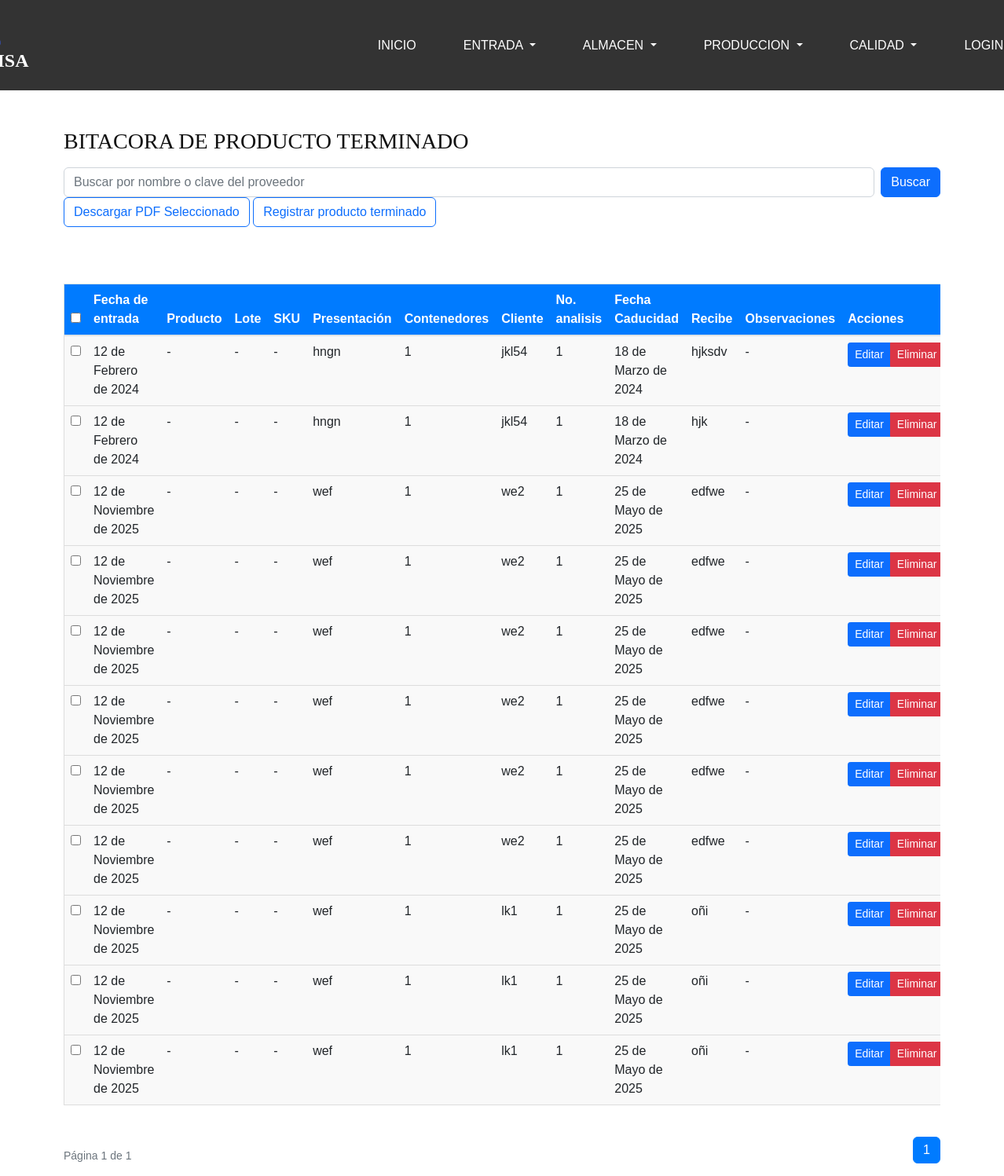
Screenshot of /bitacoraproductoterminado/ with the database file from the repository.
### contacts/models.py (models this page shows, shortened)
class FormatoBitacoraProductoTerminado(models.Model):
    fechaentrada = models.DateField(null=True, blank=True)
    producto = models.CharField(max_length=100, verbose_name='Materia Prima', null=True, blank=True)
    lote = models.CharField(max_length=100, verbose_name="Lotes Seprisa", null=True, blank=True)
    sku = models.CharField(max_length=100, verbose_name="sku", null=True, blank=True)
    presentacion = models.CharField(max_length=100, verbose_name="Presentacion", null=True, blank=True)
    contenedores = models.IntegerField(null=True, blank=True)
    cliente = models.CharField(max_length=10, null=True, blank=True)
    noanalisis = models.CharField(max_length=10, null=True, blank=True)
    fechacaducidad = models.DateField(null=True, blank=True)
    recibe = models.CharField(max_length=10, null=True, blank=True)
    observaciones = models.DateField(null=True, blank=True)

### contacts/views.py (the view)
# urls.py: path('bitacoraproductoterminado/',views.FormatoBitacoraProductoTerminadoListView.as_view(),name='formato_bitacora_producto_terminado'),
class FormatoBitacoraProductoTerminadoListView(ListView):
    model = FormatoBitacoraProductoTerminado
    template_name = 'contacts/formato_bitacora_producto_terminado.html'
    context_object_name = "object_list"
    paginate_by = 15
    def get_queryset(self):
        query = self.request.GET.get("q")
        queryset = super().get_queryset()
        if query:
            queryset = queryset.filter(
                Q(producto__icontains=query) |
                Q(lote__icontains=query) |
                Q(sku__icontains=query)
            )
        return queryset

### contacts/templates/contacts/formato_bitacora_producto_terminado.html (shortened to what this page needs)
{% extends 'contacts/menuprueba3.html' %}
{% load static %}
{% block content %}
<div class="container mt-5">
    <h3>BITACORA DE PRODUCTO TERMINADO</h3>
    <form method="get" class="mt-3 d-flex justify-content-between">
        <input type="text" name="q" class="form-control" placeholder="Buscar por nombre o clave del proveedor" value="{{ request.GET.q }}">
        <button type="submit" class="btn btn-primary ms-2">Buscar</button>
    </form>
    <button id="download-pdf" class="btn btn-outline-primary">
        Descargar PDF Seleccionado
    </button>
    <a href="{% url 'formatobitacoraproductoterminado_new' %}" class="btn btn-outline-primary">
        Registrar producto terminado
    </a>
    <div class="table-responsive mt-4">
        <table class="mt-5 table table-hover">
            <thead>
                <tr>
                    <th><input type="checkbox" id="select-all" /></th>
                    <th>Fecha de entrada</th>
                    <th>Producto</th>
                    <th>Lote</th>
                    <th>SKU</th>
                    <th>Presentación</th>
                    <th>Contenedores</th>
                    <th>Cliente</th>
                    <th>No. analisis</th>
                    <th>Fecha Caducidad</th>
                    <th>Recibe</th>
                    <th>Observaciones</th>
                    <th>Acciones</th>
                </tr>
            </thead>
            <tbody>
                {% for FormatoBitacoraProductoTerminado in object_list %}
                <tr>
                    <td>
                        <input type="checkbox" class="select-row" value="{{ FormatoBitacoraProductoTerminado.pk }}" />
                    </td>
                    <td>{{ FormatoBitacoraProductoTerminado.fechaentrada }}</td>
                    <td>{{ FormatoBitacoraProductoTerminado.producto.materiaprima|default:"-" }}</td>
                    <td>{{ FormatoBitacoraProductoTerminado.lote.loteseprisa|default:"-" }}</td>
                    <td>{{ FormatoBitacoraProductoTerminado.sku.sku|default:"-" }}</td>
                    <td>{{ FormatoBitacoraProductoTerminado.presentacion|default:'-' }}</td>
                    <td>{{ FormatoBitacoraProductoTerminado.contenedores|default:'-' }}</td>
                    <td>{{ FormatoBitacoraProductoTerminado.cliente|default:'-' }}</td>
                    <td>{{ FormatoBitacoraProductoTerminado.noanalisis|default:'-' }}</td>
                    <td>{{ FormatoBitacoraProductoTerminado.fechacaducidad|default:"-"  }}</td>
                    <td>{{ FormatoBitacoraProductoTerminado.recibe|default:'-' }}</td>
                    <td>{{ FormatoBitacoraProductoTerminado.observaciones|default:'-' }}</td>
                    <td>
                        <div class="btn-group btn-group-sm">
                            <a href="{% url 'formatobitacoraproductoterminado_edit' FormatoBitacoraProductoTerminado.pk %}" class ="btn btn-primary">Editar</a>
                            <a href="{% url 'formatobitacoraproductoterminado_delete' FormatoBitacoraProductoTerminado.pk %}" class ="btn btn-danger">Eliminar</a>
                        </div>
                    </td>
                </tr>
                {% endfor %}
            </tbody>
        </table>
    </div>
    <div class="d-flex justify-content-between align-items-center mt-4">
        <small class="text-muted">
            Página {{ page_obj.number }} de {{ page_obj.paginator.num_pages }}
        </small>
        <nav aria-label="Paginación">
            <ul class="pagination">
                {% for page in page_obj.paginator.page_range %}
                <li class="page-item {% if page == page_obj.number %}active{% endif %}">
                    <a class="page-link" href="?q={{ request.GET.q }}&page={{ page }}">{{ page }}</a>
                </li>
                {% endfor %}
            </ul>
        </nav>
    </div>
</div>
{% endblock %}

### contacts/templates/contacts/formato_bitacora_producto_terminado.html (style rules this page uses)
.table { background-color: #f9f9f9; border: 1px solid #ddd; }
.table thead { background-color: #007bff; color: white; }

### rows the page displays
FormatoBitacoraProductoTerminado: fechaentrada "12 de Febrero de 2024", producto.materiaprima "-", lote.loteseprisa "-", sku.sku "-", presentacion "hngn", contenedores "1", cliente "jkl54", noanalisis "1", fechacaducidad "18 de Marzo de 2024", recibe "hjksdv", observaciones "-"
FormatoBitacoraProductoTerminado: fechaentrada "12 de Febrero de 2024", producto.materiaprima "-", lote.loteseprisa "-", sku.sku "-", presentacion "hngn", contenedores "1", cliente "jkl54", noanalisis "1", fechacaducidad "18 de Marzo de 2024", recibe "hjk", observaciones "-"
FormatoBitacoraProductoTerminado: fechaentrada "12 de Noviembre de 2025", producto.materiaprima "-", lote.loteseprisa "-", sku.sku "-", presentacion "wef", contenedores "1", cliente "we2", noanalisis "1", fechacaducidad "25 de Mayo de 2025", recibe "edfwe", observaciones "-"
FormatoBitacoraProductoTerminado: fechaentrada "12 de Noviembre de 2025", producto.materiaprima "-", lote.loteseprisa "-", sku.sku "-", presentacion "wef", contenedores "1", cliente "we2", noanalisis "1", fechacaducidad "25 de Mayo de 2025", recibe "edfwe", observaciones "-"
FormatoBitacoraProductoTerminado: fechaentrada "12 de Noviembre de 2025", producto.materiaprima "-", lote.loteseprisa "-", sku.sku "-", presentacion "wef", contenedores "1", cliente "we2", noanalisis "1", fechacaducidad "25 de Mayo de 2025", recibe "edfwe", observaciones "-"
FormatoBitacoraProductoTerminado: fechaentrada "12 de Noviembre de 2025", producto.materiaprima "-", lote.loteseprisa "-", sku.sku "-", presentacion "wef", contenedores "1", cliente "we2", noanalisis "1", fechacaducidad "25 de Mayo de 2025", recibe "edfwe", observaciones "-"
FormatoBitacoraProductoTerminado: fechaentrada "12 de Noviembre de 2025", producto.materiaprima "-", lote.loteseprisa "-", sku.sku "-", presentacion "wef", contenedores "1", cliente "we2", noanalisis "1", fechacaducidad "25 de Mayo de 2025", recibe "edfwe", observaciones "-"
FormatoBitacoraProductoTerminado: fechaentrada "12 de Noviembre de 2025", producto.materiaprima "-", lote.loteseprisa "-", sku.sku "-", presentacion "wef", contenedores "1", cliente "we2", noanalisis "1", fechacaducidad "25 de Mayo de 2025", recibe "edfwe", observaciones "-"
FormatoBitacoraProductoTerminado: fechaentrada "12 de Noviembre de 2025", producto.materiaprima "-", lote.loteseprisa "-", sku.sku "-", presentacion "wef", contenedores "1", cliente "lk1", noanalisis "1", fechacaducidad "25 de Mayo de 2025", recibe "oñi", observaciones "-"
FormatoBitacoraProductoTerminado: fechaentrada "12 de Noviembre de 2025", producto.materiaprima "-", lote.loteseprisa "-", sku.sku "-", presentacion "wef", contenedores "1", cliente "lk1", noanalisis "1", fechacaducidad "25 de Mayo de 2025", recibe "oñi", observaciones "-"
FormatoBitacoraProductoTerminado: fechaentrada "12 de Noviembre de 2025", producto.materiaprima "-", lote.loteseprisa "-", sku.sku "-", presentacion "wef", contenedores "1", cliente "lk1", noanalisis "1", fechacaducidad "25 de Mayo de 2025", recibe "oñi", observaciones "-"

### other values shown
{{ page_obj.number }} "1"
{{ page_obj.paginator.num_pages }} "1"
{{ page }} "1"
